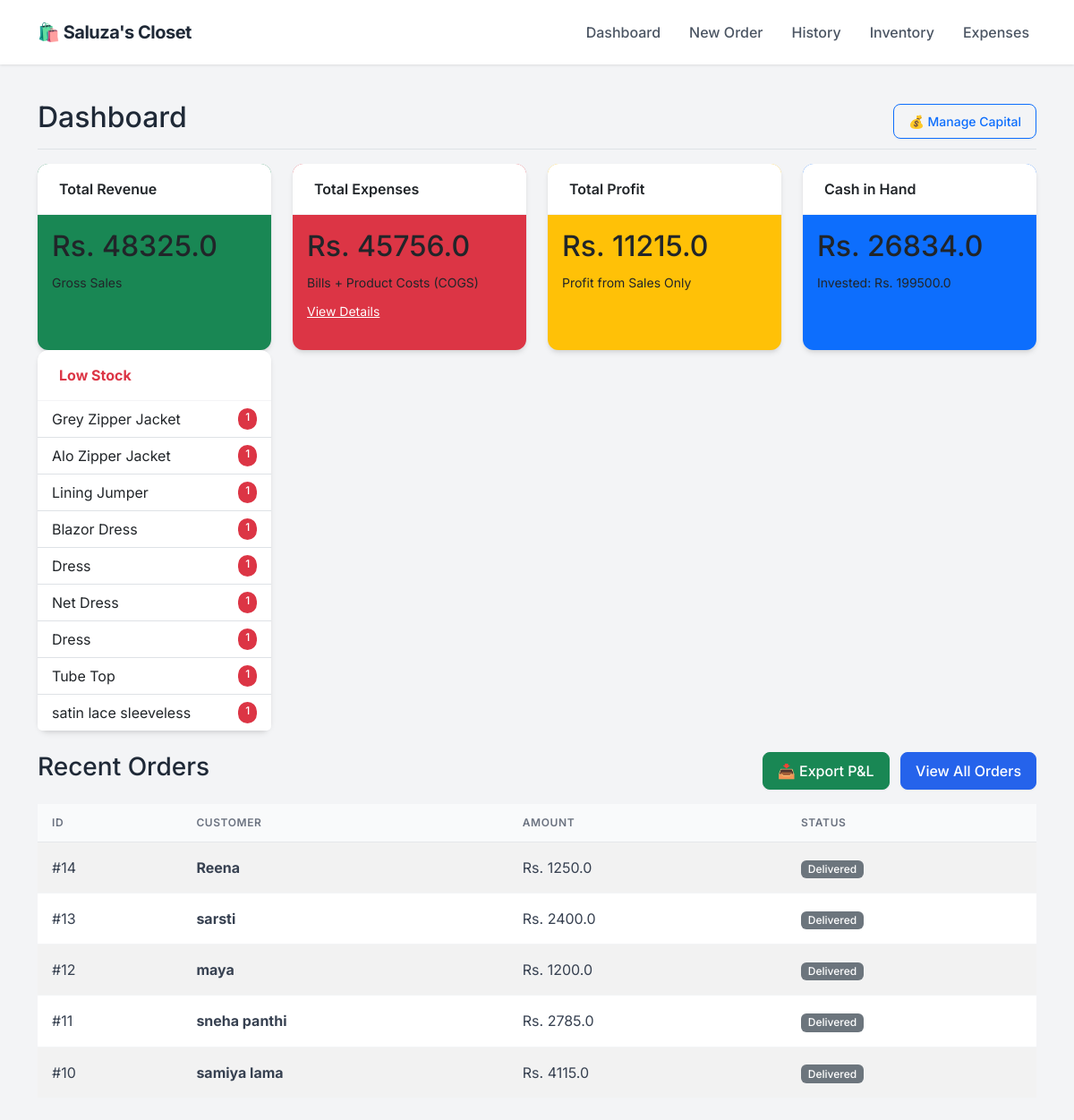
Before: / with the older database file.
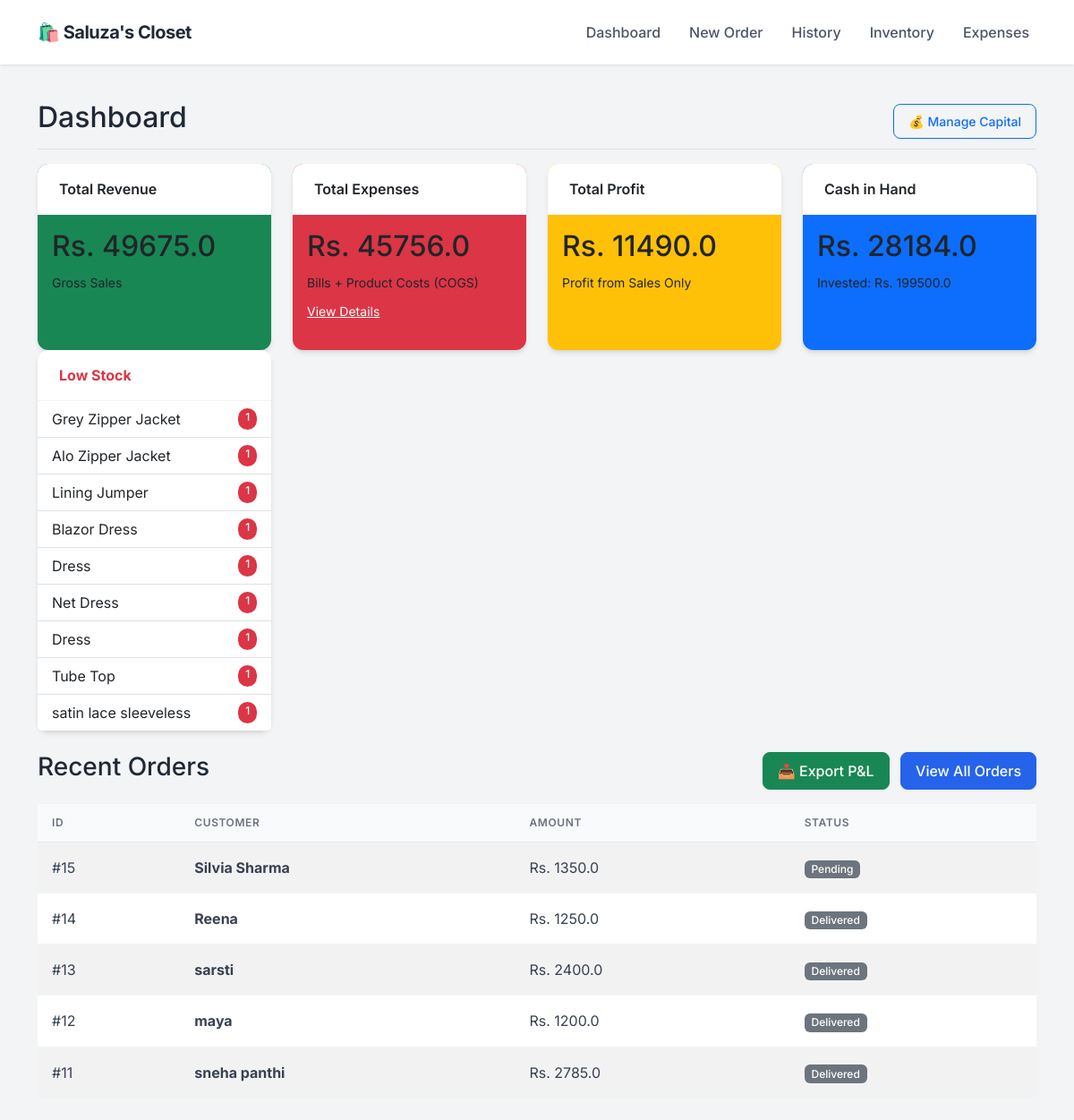
After: the same page with the newer database file.
### app.py (models this page shows)
class Product(db.Model):
    id = db.Column(db.Integer, primary_key=True)
    sku = db.Column(db.String(50), unique=True, nullable=True)
    name = db.Column(db.String(100), nullable=False)
    size = db.Column(db.String(10), nullable=False)
    cost_price = db.Column(db.Float, default=0.0)
    price = db.Column(db.Float, nullable=False)
    stock = db.Column(db.Integer, default=0)
    image = db.Column(db.String(100), nullable=True)

class Order(db.Model):
    id = db.Column(db.Integer, primary_key=True)
    customer_name = db.Column(db.String(100), nullable=False)
    phone = db.Column(db.String(20), nullable=False)
    address = db.Column(db.String(200), nullable=True)
    date = db.Column(db.DateTime, default=datetime.utcnow)
    total_amount = db.Column(db.Float, default=0.0)
    profit = db.Column(db.Float, default=0.0)
    status = db.Column(db.String(20), default='Pending')
    items = db.relationship('OrderItem', backref='order', lazy=True)

### app.py (the view)
@app.route('/')
def dashboard():
    total_investment = db.session.query(db.func.sum(Investment.amount)).scalar() or 0
    total_sales = db.session.query(db.func.sum(Order.total_amount)).scalar() or 0
    manual_expenses = db.session.query(db.func.sum(Expense.amount)).scalar() or 0
    current_inventory_cost = 0
    products = Product.query.all()
    for p in products:
        current_inventory_cost += (p.stock * p.cost_price)
    gross_profit = db.session.query(db.func.sum(Order.profit)).scalar() or 0
    cost_of_sold_goods = total_sales - gross_profit
    total_product_spend = current_inventory_cost + cost_of_sold_goods
    cash_in_hand = (total_investment + total_sales) - (total_product_spend + manual_expenses)
    net_profit = gross_profit # As you requested previously (Sales Profit only)
    recent_orders = Order.query.order_by(Order.date.desc()).limit(5).all()
    low_stock = Product.query.filter(Product.stock < 2, Product.stock > 0).all()
    out_of_stock = Product.query.filter(Product.stock == 0).all()
    investments = Investment.query.order_by(Investment.date.desc()).all()
    return render_template('dashboard.html',
                           sales=total_sales,
                           gross_profit=gross_profit,
                           expenses=manual_expenses,
                           net_profit=net_profit,
                           cash_in_hand=cash_in_hand, # <--- NEW DATA
                           total_investment=total_investment, # <--- NEW DATA
                           orders=recent_orders,
                           investments=investments,
                           low_stock=low_stock,
                           out_of_stock=out_of_stock)

### templates/dashboard.html (shortened to what this page needs)
{% extends "layout.html" %}
{% block content %}
<div class="d-flex justify-content-between flex-wrap flex-md-nowrap align-items-center pt-3 pb-2 mb-3 border-bottom">
    <h1 class="h2">Dashboard</h1>
    <div class="btn-toolbar mb-2 mb-md-0">
        <button type="button" class="btn btn-sm btn-outline-primary" data-bs-toggle="modal" data-bs-target="#investmentHistoryModal">
    💰 Manage Capital
</button>
    </div>
</div>
<div class="row mb-4">
    <div class="col-md-3">
        <div class="card text-dark bg-success mb-3 h-100">
            <div class="card-header">Total Revenue</div>
            <div class="card-body">
                <h2 class="card-title">Rs. {{ sales }}</h2>
                <small>Gross Sales</small>
            </div>
        </div>
    </div>
    <div class="col-md-3">
        <div class="card text-dark bg-danger mb-3 h-100">
            <div class="card-header">Total Expenses</div>
            <div class="card-body">
                <h2 class="card-title">Rs. {{ expenses }}</h2>
                <small>Bills + Product Costs (COGS)</small> <div class="mt-2">
                    <a href="/expenses" class="text-white text-decoration-underline small">View Details</a>
                </div>
            </div>
        </div>
    </div>
    <div class="col-md-3">
        <div class="card text-dark bg-warning mb-3 h-100">
            <div class="card-header">Total Profit</div>
            <div class="card-body">
                <h2 class="card-title">Rs. {{ net_profit }}</h2>
                <small>Profit from Sales Only</small>
            </div>
        </div>
    </div>
    <div class="col-md-3">
        <div class="card text-dark bg-primary mb-3 h-100">
            <div class="card-header">Cash in Hand</div>
            <div class="card-body">
                <h2 class="card-title">Rs. {{ cash_in_hand }}</h2>
                <small>Invested: Rs. {{ total_investment }}</small>
            </div>
        </div>
    </div>
    <div class="col-md-3">
        <div class="card border-danger h-100">
            <div class="card-header bg-transparent text-danger fw-bold">Low Stock</div>
            <ul class="list-group list-group-flush list-group-sm">
                {% for item in low_stock %}
                <li class="list-group-item d-flex justify-content-between">
                    <span>{{ item.name }}</span>
                    <span class="badge bg-danger rounded-pill">{{ item.stock }}</span>
                </li>
                {% endfor %}
            </ul>
        </div>
    </div>
</div>
<div class="d-flex justify-content-between align-items-center mb-3">
    <h3>Recent Orders</h3>
    <div>
        <a href="/export_excel" class="btn btn-success me-2">📥 Export P&L</a>
        <a href="/orders" class="btn btn-primary">View All Orders</a>
    </div>
</div>
<table class="table table-striped bg-white align-middle">
    <thead>
        <tr>
            <th>ID</th>
            <th>Customer</th>
            <th>Amount</th>
            <th>Status</th>
        </tr>
    </thead>
    <tbody>
        {% for order in orders %}
        <tr>
            <td>#{{ order.id }}</td>
            <td><strong>{{ order.customer_name }}</strong></td>
            <td>Rs. {{ order.total_amount }}</td>
            <td><span class="badge bg-secondary">{{ order.status }}</span></td>
        </tr>
        {% endfor %}
    </tbody>
</table>
{% endblock %}

### templates/layout.html (shortened to what this page needs)
<!DOCTYPE html>
<html lang="en">
<head>
    <link href="https://cdn.jsdelivr.net/npm/bootstrap@5.3.0/dist/css/bootstrap.min.css" rel="stylesheet">
</head>
<body>
    <nav class="navbar navbar-expand-lg sticky-top">
        <div class="container">
            <a class="navbar-brand" href="/">
                🛍️ Saluza's Closet
            </a>
            <div class="collapse navbar-collapse" id="navbarNav">
                <ul class="navbar-nav ms-auto">
                    <li class="nav-item"><a class="nav-link" href="/">Dashboard</a></li>
                    <li class="nav-item"><a class="nav-link" href="/new_order">New Order</a></li>
                    <li class="nav-item"><a class="nav-link" href="/orders">History</a></li>
                    <li class="nav-item"><a class="nav-link" href="/inventory">Inventory</a></li>
                    <li class="nav-item"><a class="nav-link" href="/expenses">Expenses</a></li>
                </ul>
            </div>
        </div>
    </nav>
    <div class="container py-4">
        {% block content %}{% endblock %}
    </div>
</body>
</html>

### templates/layout.html (style rules this page uses)
:root { --primary-color: #2563eb; --bg-color: #f3f4f6; --text-dark: #1f2937; --card-shadow: 0 4px 6px -1px rgba(0, 0, 0, 0.1), 0 2px 4px -1px rgba(0, 0, 0, 0.06); }
body { font-family: 'Inter', sans-serif; background-color: var(--bg-color); color: var(--text-dark); }
.navbar { background-color: #ffffff; box-shadow: 0 1px 3px rgba(0,0,0,0.1); padding: 1rem 0; }
.navbar-brand { font-weight: 700; color: var(--text-dark) !important; font-size: 1.25rem; letter-spacing: -0.5px; }
.nav-link { color: #4b5563 !important; font-weight: 500; margin-left: 1rem; transition: color 0.2s; }
.card { border: none; border-radius: 12px; box-shadow: var(--card-shadow); background: #ffffff; transition: transform 0.2s; }
.card-header { background-color: #ffffff; border-bottom: 1px solid #f3f4f6; font-weight: 600; padding: 1rem 1.5rem; border-radius: 12px 12px 0 0 !important; }
.btn { border-radius: 8px; font-weight: 500; padding: 0.5rem 1rem; box-shadow: 0 1px 2px 0 rgba(0, 0, 0, 0.05); }
.btn-primary { background-color: var(--primary-color); border-color: var(--primary-color); }
.table { margin-bottom: 0; }
.table thead th { background-color: #f9fafb; color: #6b7280; font-size: 0.75rem; text-transform: uppercase; letter-spacing: 0.05em; font-weight: 600; border-bottom: 1px solid #e5e7eb; padding: 0.75rem 1rem; }
.table tbody td { padding: 1rem 1rem; vertical-align: middle; color: #374151; border-bottom: 1px solid #f3f4f6; }
.badge { padding: 0.35em 0.65em; font-weight: 500; border-radius: 6px; }

Changed rows visible on the page:
no longer on this page (row unchanged): Order: id "10", customer_name "samiya lama", total_amount "4115.0", status "Delivered"
added Order: id "15", customer_name "Silvia Sharma", total_amount "1350.0", status "Pending"
Other visible differences:
{{ sales }}: "48325.0" → "49675.0"
{{ net_profit }}: "11215.0" → "11490.0"
{{ cash_in_hand }}: "26834.0" → "28184.0"
